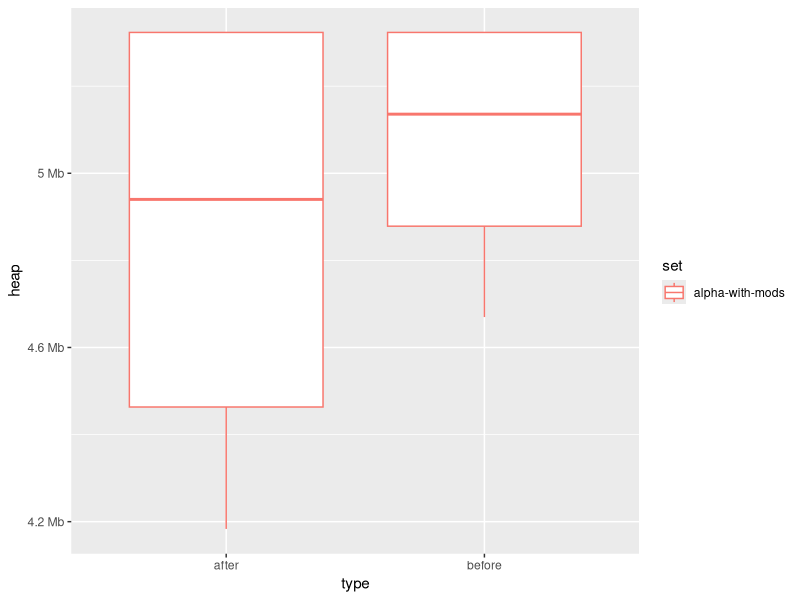
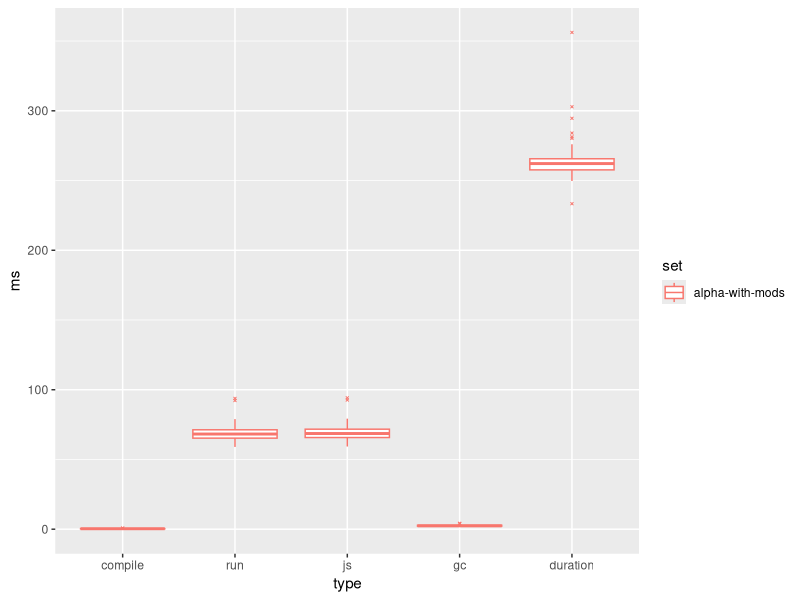
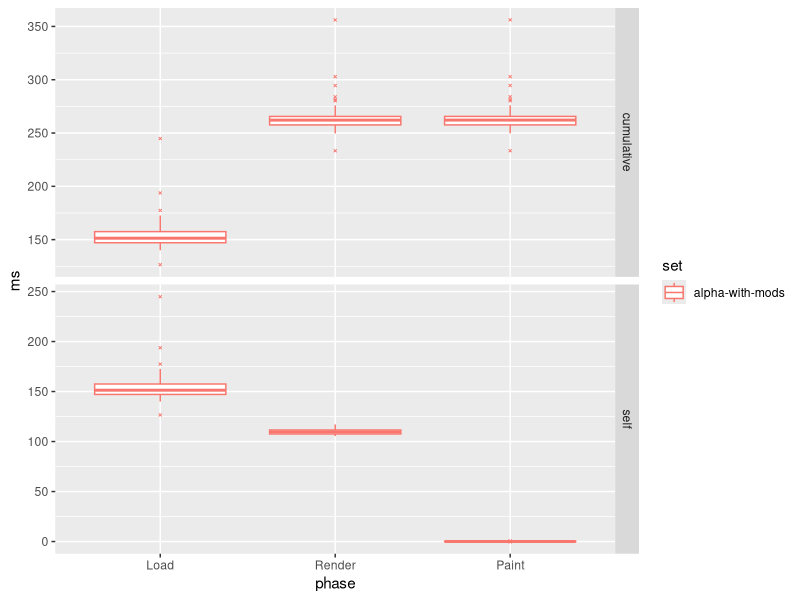

Here is the R script that generated these plots, in order:
#!/usr/bin/env Rscript
phases = read.csv('benching/results/phases.csv')
samples = read.csv('benching/results/samples.csv')
gc = read.csv('benching/results/gc.csv')

samples$type = factor(samples$type, levels=c('compile','run','js','gc','duration'))

# by default string factors are ordered alphabetically
phases$phase = factor(phases$phase,
    levels=c('load','render', 'paint'),
    labels=c('Load','Render', 'Paint'))
phases$set = factor(phases$set, levels=c('alpha-with-mods'))
library('ggplot2')

png(file='benching/results/gc.png')
ggplot(aes(y = heap, x = type, color = set), data = gc) +
  geom_boxplot(outlier.size=0.5, outlier.shape=4) +
  scale_y_continuous(labels = function (x) { format(structure(x, class="object_size"),"Mb")})
dev.off()

png(file='benching/results/samples.png', width=1024, height=768)
ggplot(aes(y = ms, x = type, color = set), data = samples) +
  geom_boxplot(outlier.size=0.5, outlier.shape=4)
dev.off()

png(file='benching/results/phases.png', width=1024, height=768)
ggplot(aes(y = ms, x = phase, color = set), data = phases) +
  facet_grid(type ~ ., scales='free_y') +
  geom_boxplot(outlier.size=0.5, outlier.shape=4)
dev.off()